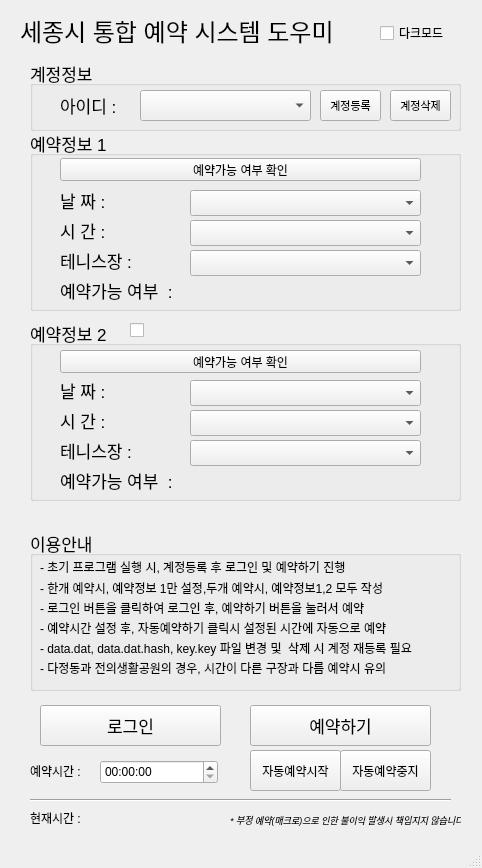
<?xml version="1.0" encoding="UTF-8"?>
<ui version="4.0">
 <class>MainWindow</class>
 <widget class="QMainWindow" name="MainWindow">
  <property name="windowModality">
   <enum>Qt::NonModal</enum>
  </property>
  <property name="geometry">
   <rect>
    <x>0</x>
    <y>0</y>
    <width>482</width>
    <height>868</height>
   </rect>
  </property>
  <property name="windowTitle">
   <string>세종시 통합 예약 시스템 도우미 </string>
  </property>
  <widget class="QWidget" name="centralwidget">
   <widget class="QLabel" name="titleLbl">
    <property name="geometry">
     <rect>
      <x>20</x>
      <y>10</y>
      <width>351</width>
      <height>41</height>
     </rect>
    </property>
    <property name="font">
     <font>
      <pointsize>18</pointsize>
     </font>
    </property>
    <property name="text">
     <string>세종시 통합 예약 시스템 도우미</string>
    </property>
   </widget>
   <widget class="QGroupBox" name="accountGb">
    <property name="geometry">
     <rect>
      <x>30</x>
      <y>60</y>
      <width>431</width>
      <height>71</height>
     </rect>
    </property>
    <property name="font">
     <font>
      <pointsize>13</pointsize>
     </font>
    </property>
    <property name="title">
     <string>계정정보</string>
    </property>
    <widget class="QLabel" name="idLbl">
     <property name="geometry">
      <rect>
       <x>30</x>
       <y>30</y>
       <width>60</width>
       <height>31</height>
      </rect>
     </property>
     <property name="font">
      <font>
       <pointsize>13</pointsize>
      </font>
     </property>
     <property name="text">
      <string>아이디 : </string>
     </property>
    </widget>
    <widget class="QComboBox" name="idCb">
     <property name="geometry">
      <rect>
       <x>110</x>
       <y>30</y>
       <width>171</width>
       <height>31</height>
      </rect>
     </property>
    </widget>
    <widget class="QPushButton" name="addAccountBtn">
     <property name="geometry">
      <rect>
       <x>290</x>
       <y>30</y>
       <width>61</width>
       <height>31</height>
      </rect>
     </property>
     <property name="font">
      <font>
       <pointsize>8</pointsize>
      </font>
     </property>
     <property name="text">
      <string>계정등록</string>
     </property>
    </widget>
    <widget class="QPushButton" name="deleteAccountBtn">
     <property name="geometry">
      <rect>
       <x>360</x>
       <y>30</y>
       <width>61</width>
       <height>31</height>
      </rect>
     </property>
     <property name="font">
      <font>
       <pointsize>8</pointsize>
      </font>
     </property>
     <property name="text">
      <string>계정삭제</string>
     </property>
    </widget>
   </widget>
   <widget class="QLabel" name="label_3">
    <property name="geometry">
     <rect>
      <x>260</x>
      <y>150</y>
      <width>60</width>
      <height>16</height>
     </rect>
    </property>
    <property name="text">
     <string/>
    </property>
   </widget>
   <widget class="QGroupBox" name="reserve1Gb">
    <property name="geometry">
     <rect>
      <x>30</x>
      <y>130</y>
      <width>431</width>
      <height>181</height>
     </rect>
    </property>
    <property name="font">
     <font>
      <pointsize>13</pointsize>
     </font>
    </property>
    <property name="title">
     <string>예약정보 1</string>
    </property>
    <widget class="QLabel" name="date1Lbl">
     <property name="geometry">
      <rect>
       <x>30</x>
       <y>55</y>
       <width>60</width>
       <height>30</height>
      </rect>
     </property>
     <property name="font">
      <font>
       <pointsize>13</pointsize>
      </font>
     </property>
     <property name="text">
      <string>날 짜 : </string>
     </property>
    </widget>
    <widget class="QLabel" name="time1Lbl">
     <property name="geometry">
      <rect>
       <x>30</x>
       <y>85</y>
       <width>60</width>
       <height>30</height>
      </rect>
     </property>
     <property name="font">
      <font>
       <pointsize>13</pointsize>
      </font>
     </property>
     <property name="text">
      <string>시 간 : </string>
     </property>
    </widget>
    <widget class="QLabel" name="tennisPlace1Lbl">
     <property name="geometry">
      <rect>
       <x>30</x>
       <y>120</y>
       <width>81</width>
       <height>20</height>
      </rect>
     </property>
     <property name="font">
      <font>
       <pointsize>13</pointsize>
      </font>
     </property>
     <property name="text">
      <string>테니스장 : </string>
     </property>
    </widget>
    <widget class="QComboBox" name="date1Cb">
     <property name="geometry">
      <rect>
       <x>160</x>
       <y>60</y>
       <width>231</width>
       <height>26</height>
      </rect>
     </property>
    </widget>
    <widget class="QComboBox" name="time1Cb">
     <property name="geometry">
      <rect>
       <x>160</x>
       <y>90</y>
       <width>231</width>
       <height>26</height>
      </rect>
     </property>
    </widget>
    <widget class="QComboBox" name="tennisPlace1Cb">
     <property name="geometry">
      <rect>
       <x>160</x>
       <y>120</y>
       <width>231</width>
       <height>26</height>
      </rect>
     </property>
    </widget>
    <widget class="QLabel" name="reserveYNLbl1">
     <property name="geometry">
      <rect>
       <x>30</x>
       <y>150</y>
       <width>141</width>
       <height>21</height>
      </rect>
     </property>
     <property name="text">
      <string>예약가능 여부  : </string>
     </property>
    </widget>
    <widget class="QPushButton" name="reserveChkBtn1">
     <property name="geometry">
      <rect>
       <x>30</x>
       <y>28</y>
       <width>361</width>
       <height>23</height>
      </rect>
     </property>
     <property name="font">
      <font>
       <pointsize>9</pointsize>
      </font>
     </property>
     <property name="text">
      <string>예약가능 여부 확인</string>
     </property>
    </widget>
    <widget class="QLabel" name="reserveMsgLbl1">
     <property name="geometry">
      <rect>
       <x>160</x>
       <y>150</y>
       <width>221</width>
       <height>16</height>
      </rect>
     </property>
     <property name="text">
      <string/>
     </property>
    </widget>
   </widget>
   <widget class="QGroupBox" name="reserve2Gb">
    <property name="geometry">
     <rect>
      <x>30</x>
      <y>320</y>
      <width>431</width>
      <height>181</height>
     </rect>
    </property>
    <property name="font">
     <font>
      <pointsize>13</pointsize>
     </font>
    </property>
    <property name="title">
     <string>예약정보 2</string>
    </property>
    <widget class="QLabel" name="date2Lbl">
     <property name="geometry">
      <rect>
       <x>30</x>
       <y>60</y>
       <width>60</width>
       <height>20</height>
      </rect>
     </property>
     <property name="font">
      <font>
       <pointsize>13</pointsize>
      </font>
     </property>
     <property name="text">
      <string>날 짜 : </string>
     </property>
    </widget>
    <widget class="QLabel" name="time2Lbl">
     <property name="geometry">
      <rect>
       <x>30</x>
       <y>90</y>
       <width>60</width>
       <height>20</height>
      </rect>
     </property>
     <property name="font">
      <font>
       <pointsize>13</pointsize>
      </font>
     </property>
     <property name="text">
      <string>시 간 : </string>
     </property>
    </widget>
    <widget class="QLabel" name="tennisPlace2Lbl">
     <property name="geometry">
      <rect>
       <x>30</x>
       <y>120</y>
       <width>81</width>
       <height>20</height>
      </rect>
     </property>
     <property name="font">
      <font>
       <pointsize>13</pointsize>
      </font>
     </property>
     <property name="text">
      <string>테니스장 : </string>
     </property>
    </widget>
    <widget class="QComboBox" name="date2Cb">
     <property name="geometry">
      <rect>
       <x>160</x>
       <y>60</y>
       <width>231</width>
       <height>26</height>
      </rect>
     </property>
    </widget>
    <widget class="QComboBox" name="time2Cb">
     <property name="geometry">
      <rect>
       <x>160</x>
       <y>90</y>
       <width>231</width>
       <height>26</height>
      </rect>
     </property>
    </widget>
    <widget class="QComboBox" name="tennisPlace2Cb">
     <property name="geometry">
      <rect>
       <x>160</x>
       <y>120</y>
       <width>231</width>
       <height>26</height>
      </rect>
     </property>
    </widget>
    <widget class="QCheckBox" name="reserveChbox2">
     <property name="geometry">
      <rect>
       <x>100</x>
       <y>2</y>
       <width>21</width>
       <height>16</height>
      </rect>
     </property>
     <property name="text">
      <string/>
     </property>
    </widget>
    <widget class="QLabel" name="reserveYNLbl2">
     <property name="geometry">
      <rect>
       <x>30</x>
       <y>150</y>
       <width>141</width>
       <height>21</height>
      </rect>
     </property>
     <property name="text">
      <string>예약가능 여부  : </string>
     </property>
    </widget>
    <widget class="QPushButton" name="reserveChkBtn2">
     <property name="geometry">
      <rect>
       <x>30</x>
       <y>30</y>
       <width>361</width>
       <height>23</height>
      </rect>
     </property>
     <property name="font">
      <font>
       <pointsize>9</pointsize>
      </font>
     </property>
     <property name="text">
      <string>예약가능 여부 확인</string>
     </property>
    </widget>
    <widget class="QLabel" name="reserveMsgLbl2">
     <property name="geometry">
      <rect>
       <x>170</x>
       <y>152</y>
       <width>221</width>
       <height>16</height>
      </rect>
     </property>
     <property name="text">
      <string/>
     </property>
    </widget>
   </widget>
   <widget class="QGroupBox" name="noticeGb">
    <property name="geometry">
     <rect>
      <x>30</x>
      <y>530</y>
      <width>431</width>
      <height>161</height>
     </rect>
    </property>
    <property name="font">
     <font>
      <pointsize>13</pointsize>
     </font>
    </property>
    <property name="title">
     <string>이용안내</string>
    </property>
    <widget class="QLabel" name="noticeLbl4">
     <property name="geometry">
      <rect>
       <x>10</x>
       <y>50</y>
       <width>411</width>
       <height>16</height>
      </rect>
     </property>
     <property name="font">
      <font>
       <pointsize>9</pointsize>
      </font>
     </property>
     <property name="text">
      <string>- 한개 예약시, 예약정보 1만 설정,두개 예약시, 예약정보1,2 모두 작성</string>
     </property>
    </widget>
    <widget class="QLabel" name="noticeLbl1">
     <property name="geometry">
      <rect>
       <x>10</x>
       <y>27</y>
       <width>391</width>
       <height>20</height>
      </rect>
     </property>
     <property name="font">
      <font>
       <pointsize>9</pointsize>
      </font>
     </property>
     <property name="text">
      <string>- 초기 프로그램 실행 시, 계정등록 후 로그인 및 예약하기 진행</string>
     </property>
    </widget>
    <widget class="QLabel" name="noticeLbl5">
     <property name="geometry">
      <rect>
       <x>10</x>
       <y>70</y>
       <width>411</width>
       <height>16</height>
      </rect>
     </property>
     <property name="font">
      <font>
       <pointsize>9</pointsize>
      </font>
     </property>
     <property name="text">
      <string>- 로그인 버튼을 클릭하여 로그인 후, 예약하기 버튼을 눌러서 예약</string>
     </property>
    </widget>
    <widget class="QLabel" name="noticeLbl6">
     <property name="geometry">
      <rect>
       <x>10</x>
       <y>90</y>
       <width>411</width>
       <height>16</height>
      </rect>
     </property>
     <property name="font">
      <font>
       <pointsize>9</pointsize>
      </font>
     </property>
     <property name="text">
      <string>- 예약시간 설정 후, 자동예약하기 클릭시 설정된 시간에 자동으로 예약</string>
     </property>
    </widget>
    <widget class="QLabel" name="noticeLbl8_2">
     <property name="geometry">
      <rect>
       <x>10</x>
       <y>110</y>
       <width>411</width>
       <height>16</height>
      </rect>
     </property>
     <property name="font">
      <font>
       <pointsize>9</pointsize>
      </font>
     </property>
     <property name="text">
      <string>- data.dat, data.dat.hash, key.key 파일 변경 및  삭제 시 계정 재등록 필요</string>
     </property>
    </widget>
    <widget class="QLabel" name="noticeLbl8_3">
     <property name="geometry">
      <rect>
       <x>10</x>
       <y>130</y>
       <width>411</width>
       <height>16</height>
      </rect>
     </property>
     <property name="font">
      <font>
       <pointsize>9</pointsize>
      </font>
     </property>
     <property name="text">
      <string>- 다정동과 전의생활공원의 경우, 시간이 다른 구장과 다름 예약시 유의</string>
     </property>
    </widget>
   </widget>
   <widget class="QLabel" name="coutionLbl">
    <property name="geometry">
     <rect>
      <x>230</x>
      <y>810</y>
      <width>231</width>
      <height>20</height>
     </rect>
    </property>
    <property name="font">
     <font>
      <pointsize>7</pointsize>
      <weight>50</weight>
      <italic>true</italic>
      <bold>false</bold>
      <kerning>true</kerning>
     </font>
    </property>
    <property name="text">
     <string>* 부정 예약(매크로)으로 인한 불이익 발생시 책임지지 않습니다.</string>
    </property>
   </widget>
   <widget class="Line" name="line2">
    <property name="geometry">
     <rect>
      <x>30</x>
      <y>790</y>
      <width>421</width>
      <height>20</height>
     </rect>
    </property>
    <property name="orientation">
     <enum>Qt::Horizontal</enum>
    </property>
   </widget>
   <widget class="QPushButton" name="loginBtn">
    <property name="geometry">
     <rect>
      <x>40</x>
      <y>705</y>
      <width>181</width>
      <height>41</height>
     </rect>
    </property>
    <property name="font">
     <font>
      <pointsize>13</pointsize>
     </font>
    </property>
    <property name="text">
     <string>로그인</string>
    </property>
   </widget>
   <widget class="QPushButton" name="autoReserveBtn">
    <property name="geometry">
     <rect>
      <x>250</x>
      <y>750</y>
      <width>91</width>
      <height>41</height>
     </rect>
    </property>
    <property name="font">
     <font>
      <pointsize>9</pointsize>
     </font>
    </property>
    <property name="text">
     <string>자동예약시작</string>
    </property>
   </widget>
   <widget class="QPushButton" name="selfReserveBtn">
    <property name="geometry">
     <rect>
      <x>250</x>
      <y>705</y>
      <width>181</width>
      <height>41</height>
     </rect>
    </property>
    <property name="font">
     <font>
      <pointsize>13</pointsize>
     </font>
    </property>
    <property name="text">
     <string>예약하기</string>
    </property>
   </widget>
   <widget class="QTimeEdit" name="timeEdit">
    <property name="geometry">
     <rect>
      <x>100</x>
      <y>760</y>
      <width>118</width>
      <height>24</height>
     </rect>
    </property>
   </widget>
   <widget class="QLabel" name="timeSetLbl">
    <property name="geometry">
     <rect>
      <x>30</x>
      <y>763</y>
      <width>71</width>
      <height>16</height>
     </rect>
    </property>
    <property name="text">
     <string>예약시간 : </string>
    </property>
   </widget>
   <widget class="QLabel" name="currentTimeLbl">
    <property name="geometry">
     <rect>
      <x>30</x>
      <y>810</y>
      <width>131</width>
      <height>16</height>
     </rect>
    </property>
    <property name="text">
     <string>현재시간 : </string>
    </property>
   </widget>
   <widget class="QPushButton" name="stopAutoReserveBtn">
    <property name="geometry">
     <rect>
      <x>340</x>
      <y>750</y>
      <width>91</width>
      <height>41</height>
     </rect>
    </property>
    <property name="font">
     <font>
      <pointsize>9</pointsize>
     </font>
    </property>
    <property name="text">
     <string>자동예약중지</string>
    </property>
   </widget>
   <widget class="QCheckBox" name="darkModeChBox">
    <property name="geometry">
     <rect>
      <x>380</x>
      <y>25</y>
      <width>81</width>
      <height>16</height>
     </rect>
    </property>
    <property name="text">
     <string>다크모드</string>
    </property>
   </widget>
  </widget>
  <widget class="QStatusBar" name="statusbar"/>
 </widget>
 <resources/>
 <connections/>
</ui>
